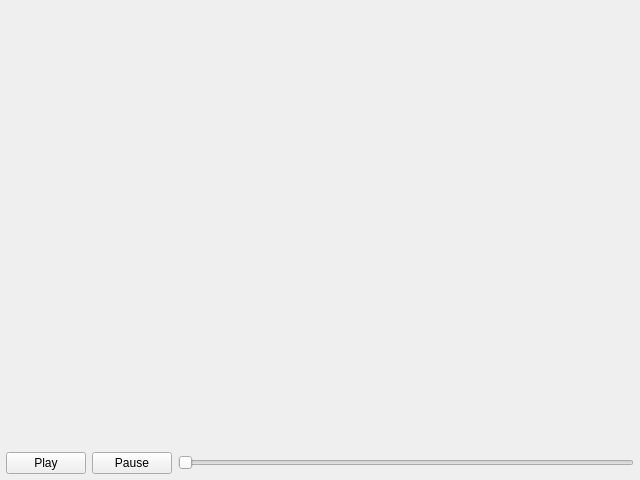
<?xml version="1.0" encoding="UTF-8"?>
<ui version="4.0">
 <class>gradient_view</class>
 <widget class="QWidget" name="gradient_view">
  <property name="geometry">
   <rect>
    <x>0</x>
    <y>0</y>
    <width>640</width>
    <height>480</height>
   </rect>
  </property>
  <property name="windowTitle">
   <string>Form</string>
  </property>
  <layout class="QVBoxLayout" name="verticalLayout" stretch="1,0">
   <property name="spacing">
    <number>6</number>
   </property>
   <property name="leftMargin">
    <number>6</number>
   </property>
   <property name="topMargin">
    <number>6</number>
   </property>
   <property name="rightMargin">
    <number>6</number>
   </property>
   <property name="bottomMargin">
    <number>6</number>
   </property>
   <item>
    <widget class="finch::ui::matrix2_view" name="matrix" native="true"/>
   </item>
   <item>
    <layout class="QHBoxLayout" name="horizontalLayout">
     <item>
      <widget class="QPushButton" name="play">
       <property name="text">
        <string>Play</string>
       </property>
       <property name="shortcut">
        <string>P</string>
       </property>
      </widget>
     </item>
     <item>
      <widget class="QPushButton" name="pause">
       <property name="text">
        <string>Pause</string>
       </property>
      </widget>
     </item>
     <item>
      <widget class="QSlider" name="playhead">
       <property name="orientation">
        <enum>Qt::Horizontal</enum>
       </property>
      </widget>
     </item>
    </layout>
   </item>
  </layout>
 </widget>
 <customwidgets>
  <customwidget>
   <class>finch::ui::matrix2_view</class>
   <extends>QWidget</extends>
   <header location="global">finch/ui/matrix2_view.hpp</header>
   <container>1</container>
  </customwidget>
 </customwidgets>
 <resources/>
 <connections/>
</ui>
